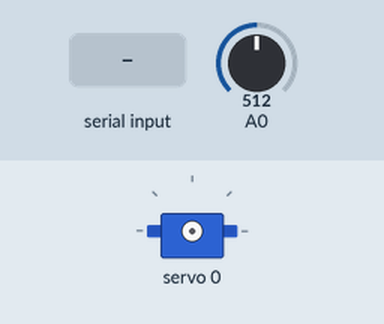
Bench run of a sketch on a simulated Arduino Uno, built with avr-gcc and run on an emulated ATmega328P. Parts: servo. The test bench sets the inputs (shaded band); at power-on: A0 = 512.

Above: at 1.2 s.
1.3 s: "1" received over Serial
2.8 s: byte 1 (1) received over Serial
At 3.7 s:
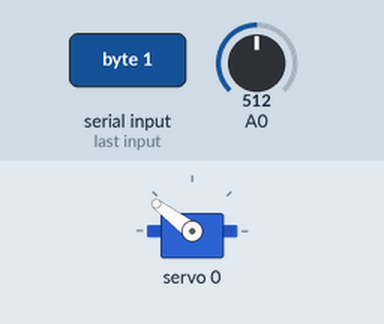
4.3 s: "0" received over Serial
At 4.8 s:
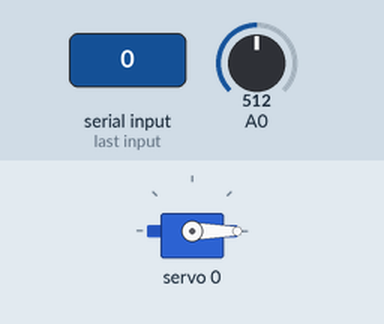
Timing chart, 0 to 7.3 s (numbered marks = the images above; inputs shaded):
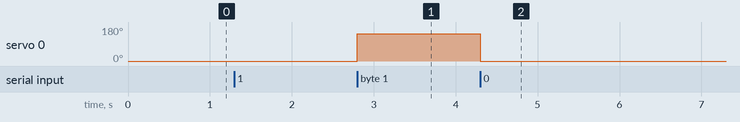

The sketch:

armCode.ino
```cpp
#include "Finger.h"
#include <Arduino.h>
#include <Wire.h>
#include <Adafruit_PWMServoDriver.h>


Finger thumb(0); //number is for the port of servo
Finger index(1);
Finger middle(2);
Finger ring(3);
Finger pinky(4);


void setup() {

  Serial.begin(115200); // keeping this number is better for the myoware sensor

  // these two things are for the genral setup for the servo controller
  thumb.fingerSetup(); //runs a function that only needs to be called once therefor just the thumb is used


}

void loop() {
  // put your main code here, to run repeatedly:

  int myo = analogRead(A0);


  if(Serial.available() > 0){ // checks if there is any integer value in the seril monitor is greater than 0

    int piValue = Serial.read();

    if(piValue == 1){
      thumb.moveToDeg(170);
    } else{
      thumb.moveToDeg(0);
    }

  }

 //Serial.println(myo);

}


// runs all the motors to a specified degrees
void setMotors(int thumbDeg, int indexDeg, int middleDeg, int ringDeg, int pinkyDeg){
  thumb.moveToDeg(thumbDeg);
  index.moveToDeg(indexDeg);
  middle.moveToDeg(middleDeg);
  ring.moveToDeg(ringDeg);
  pinky.moveToDeg(pinkyDeg);
}
```

Finger.cpp
```cpp
// Finger.cpp

#include "Finger.h"

#define SERVOMIN  95 // this is the 'minimum' pulse length count (out of 4096)
#define SERVOMAX  520 // this is the 'maximum' pulse length count (out of 4096)

Finger::Finger(int pin){
  servoPin = pin;
  sHome = 0;
  // this is the initialization for the servo controller
  pwm = Adafruit_PWMServoDriver();
}

// general setup for the finger (only needs to be run once in setup)
void Finger::fingerSetup(){

  pwm.begin();
  pwm.setPWMFreq(60);

}

// just moves the finger
void Finger::moveToDeg(int deg){
  pwm.setPWM(servoPin, 0, map(deg,0, 180, SERVOMIN,SERVOMAX)); // map had to used because servo is upposed to go 1-180 but using PWM
  // library makes changes the numbers

}


// sets the servo to 0
void Finger::setHome(){
  moveToDeg(sHome);
}
```

Finger.h
```cpp
// Finger.h
// the header file for the finger class
#ifndef Finger_h
#define Finger_h

#include <Adafruit_PWMServoDriver.h> // PCA 965 (the servo controller that we are using)

class Finger {
  public:
    int servoPin;
    int sHome;
    Adafruit_PWMServoDriver pwm; // the servo controller


  public:
    Finger(int pin);
    void fingerSetup();
    void moveToDeg(int deg);
    void setHome(); // home preset (all 0)

};


#endif 
```

Measured:
- after the input at 2.8 s, servo 0: 0° → 143° at once
- after the input at 4.3 s, servo 0: 143° → 0° at once
